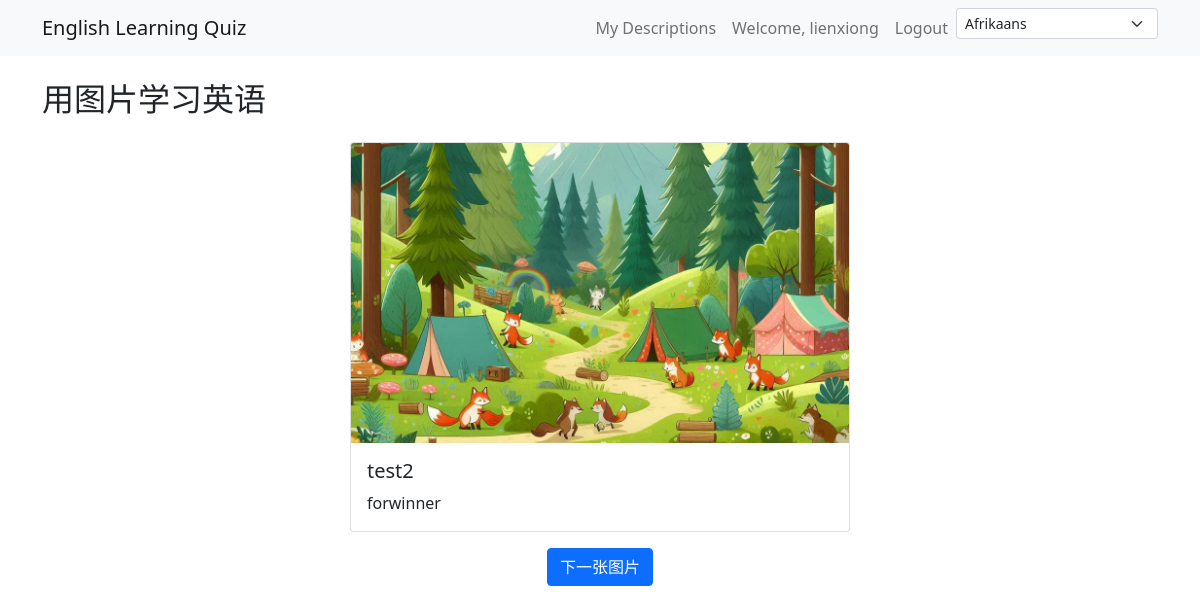
The app's page /quiz/learn-with-images/ (signed in) with its own data.
### quiz/models.py (models this page shows, shortened)
class QuizImage(models.Model):
    title = models.CharField(max_length=200, verbose_name='标题')
    image = models.ImageField(upload_to='quiz_images/%Y/%m/%d/', verbose_name='图片')
    upload_date = models.DateTimeField(auto_now_add=True, verbose_name='上传时间')
    description = models.TextField(blank=True, verbose_name='描述')
    class Meta:
        ordering = ['-upload_date']

### quiz/views.py (the view)
# urls.py: path('learn-with-images/', views.learn_with_images, name='learn_with_images'),
def learn_with_images(request):
    all_images = QuizImage.objects.all()
    random_image = random.choice(all_images) if all_images else None
    return render(request, 'quiz/learn_with_images.html', {
        'random_image': random_image
    })

### quiz/templates/quiz/learn_with_images.html
{% extends 'quiz/base.html' %}
{% block content %}
<div class="container">
    <h2 class="mb-4">用图片学习英语</h2>
    {% if random_image %}
    <div class="card mt-4" style="max-width: 500px; margin: 0 auto;">
        <div style="height: 300px; overflow: hidden;">
            <img src="{{ random_image.image.url }}" class="card-img-top" alt="{{ random_image.title }}"
                 style="width: 100%; height: 100%; object-fit: cover;">
        </div>
        <div class="card-body">
            <h5 class="card-title">{{ random_image.title }}</h5>
            {% if random_image.description %}
            <p class="card-text">{{ random_image.description }}</p>
            {% endif %}
        </div>
    </div>
    <div class="text-center mt-3">
        <a href="{% url 'quiz:learn_with_images' %}" class="btn btn-primary">下一张图片</a>
    </div>
    {% else %}
    <p class="mt-4">暂无图片</p>
    {% endif %}
</div>
{% endblock %}

### quiz/templates/quiz/base.html (shortened to what this page needs)
{% load i18n %}
<!DOCTYPE html>
<html lang="{{ LANGUAGE_CODE }}">
<head>
    <link href="https://cdn.jsdelivr.net/npm/bootstrap@5.1.3/dist/css/bootstrap.min.css" rel="stylesheet">
</head>
<body>
    <nav class="navbar navbar-expand-lg navbar-light bg-light">
        <div class="container">
            <a class="navbar-brand" href="{% url 'quiz:index' %}">{% trans "English Learning Quiz" %}</a>
            <div class="navbar-nav ms-auto">
                {% if user.is_authenticated %}
                    <a class="nav-item nav-link" href="{% url 'quiz:my_descriptions' %}">{% trans "My Descriptions" %}</a>
                    <span class="nav-item nav-link">{% trans "Welcome" %}, {{ user.username }}</span>
                    <a class="nav-item nav-link" href="{% url 'quiz:logout' %}">{% trans "Logout" %}</a>
                {% else %}
                    <a class="nav-item nav-link" href="{% url 'quiz:login' %}">{% trans "Login" %}</a>
                    <a class="nav-item nav-link" href="{% url 'quiz:register' %}">{% trans "Register" %}</a>
                {% endif %}
                <form action="/i18n/setlang/" method="post" class="d-inline">
                    <select name="language" onchange="this.form.submit()" class="form-select form-select-sm">
                        {% get_current_language as LANGUAGE_CODE %}
                        {% get_available_languages as LANGUAGES %}
                        {% for lang_code, lang_name in LANGUAGES %}
                            <option value="{{ lang_code }}" {% if lang_code == LANGUAGE_CODE %}selected{% endif %}>
                                {{ lang_name }}
                            </option>
                        {% endfor %}
                    </select>
                </form>
            </div>
        </div>
    </nav>
    <main class="py-4">
        {% block content %}
        {% endblock %}
    </main>
</body>
</html>

### records on screen
QuizImage: image (picture), title "test2", description "forwinner"

### other values on screen
{{ user.username }} "lienxiong"
form field language "Afrikaans"
